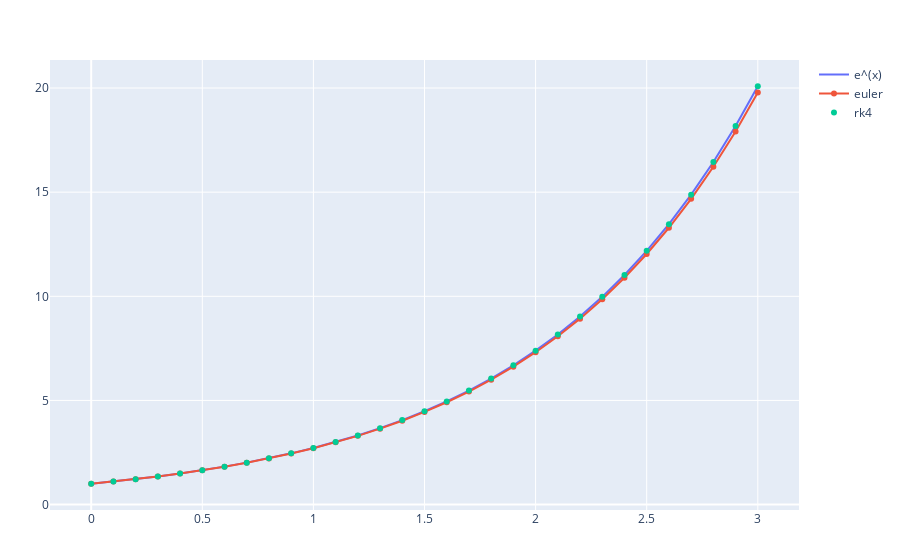

Here is the notebook cell this chart was saved with:
### Code cell
using PlotlyJS
t = 0:0.1:3
s1 = exp.(t)
s2 = solve_ode(f, 1, t, euler_step, 0.01)
s3 = solve_ode(f, 1, t, rk4_step, 0.01)

# Create traces
trace1 = scatter(x=t, y=s1,mode="lines",name="e^(x)")
trace2 = scatter(x=t, y=s2,mode="lines",name="euler")
trace3 = scatter(x=t, y=s3,mode="lines", name="rk4")

plot([trace1, trace2, trace3])

### Figure 1 — Plotly figure (JSON) as saved in the notebook; plotly's stock layout.template omitted (floating-point values rounded to 4 significant figures)
{"data": [{"mode": "lines", "name": "e^(x)", "type": "scatter", "x": [0, 0.1, 0.2, 0.3, 0.4, 0.5, 0.6, 0.7, 0.8, 0.9, 1, 1.1, 1.2, 1.3, 1.4, 1.5, 1.6, 1.7, 1.8, 1.9, 2, 2.1, 2.2, 2.3, 2.4, 2.5, 2.6, 2.7, 2.8, 2.9, 3], "y": [1, 1.105, 1.221, 1.35, 1.492, 1.649, 1.822, 2.014, 2.226, 2.46, 2.718, 3.004, 3.32, 3.669, 4.055, 4.482, 4.953, 5.474, 6.05, 6.686, 7.389, 8.166, 9.025, 9.974, 11.02, 12.18, 13.46, 14.88, 16.44, 18.17, 20.09]}, {"mode": "lines+markers", "name": "euler", "type": "scatter", "x": [0, 0.1, 0.2, 0.3, 0.4, 0.5, 0.6, 0.7, 0.8, 0.9, 1, 1.1, 1.2, 1.3, 1.4, 1.5, 1.6, 1.7, 1.8, 1.9, 2, 2.1, 2.2, 2.3, 2.4, 2.5, 2.6, 2.7, 2.8, 2.9, 3], "y": [1, 1.105, 1.22, 1.348, 1.489, 1.645, 1.817, 2.007, 2.217, 2.449, 2.705, 2.988, 3.3, 3.646, 4.027, 4.448, 4.914, 5.428, 5.996, 6.623, 7.316, 8.081, 8.927, 9.861, 10.89, 12.03, 13.29, 14.68, 16.22, 17.91, 19.79]}, {"mode": "markers", "name": "rk4", "type": "scatter", "x": [0, 0.1, 0.2, 0.3, 0.4, 0.5, 0.6, 0.7, 0.8, 0.9, 1, 1.1, 1.2, 1.3, 1.4, 1.5, 1.6, 1.7, 1.8, 1.9, 2, 2.1, 2.2, 2.3, 2.4, 2.5, 2.6, 2.7, 2.8, 2.9, 3], "y": [1, 1.105, 1.221, 1.35, 1.492, 1.649, 1.822, 2.014, 2.226, 2.46, 2.718, 3.004, 3.32, 3.669, 4.055, 4.482, 4.953, 5.474, 6.05, 6.686, 7.389, 8.166, 9.025, 9.974, 11.02, 12.18, 13.46, 14.88, 16.44, 18.17, 20.09]}], "layout": {"margin": {"b": 50, "l": 50, "r": 50, "t": 60}}}
